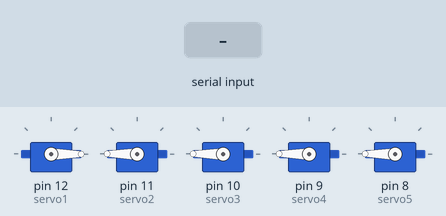
Recording of a sketch running on a simulated Arduino Uno, built with avr-gcc and run on an emulated ATmega328P. Shown: 5 × servo. The inputs (shaded band) are chosen by the test bench. What the sketch prints to the serial monitor is not drawn.

Above: at 1.2 s.
1.3 s: byte 30 received over Serial
At 1.9 s:
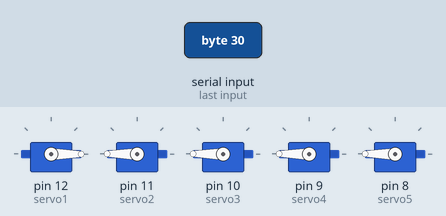
2.8 s: byte 90 received over Serial
At 3.9 s:
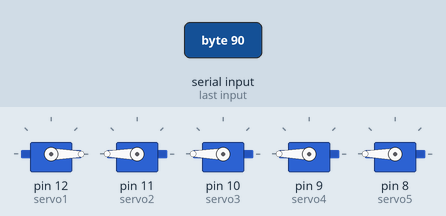
4.3 s: byte 120 received over Serial
At 4.7 s:
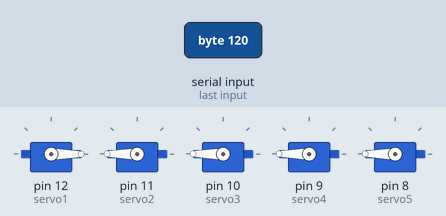
Timing chart, 0 to 7.3 s (numbered marks = the images above; inputs shaded):
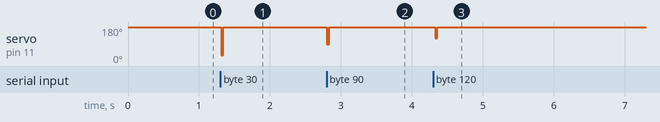

Measured:
- after the input at 1.3 s, servo on pin 11 (servo2): 180° → 30° at once, → 180° 0.03 s later
- after the input at 2.8 s, servo on pin 11 (servo2): 180° → 90° at once, → 180° 0.03 s later
- after the input at 4.3 s, servo on pin 11 (servo2): 180° → 120° at once, → 180° 0.03 s later

The sketch:

Robot_Hand_Test.ino
```cpp
#include <Servo.h>
Servo servo1;
Servo servo2;
Servo servo3;
Servo servo4;
Servo servo5;


int servoposition1 = 0;
int servoposition2 = 0;
int servoposition3 = 0;
int servoposition4 = 0;
int servoposition5 = 0;

void setup() {

Serial.begin(9600);

servo1.attach(12);
servo2.attach(11);
servo3.attach(10);
servo4.attach(9);
servo5.attach(8);
}

void loop()

{
if(Serial.available() >=5)

byte servoposition1 = Serial.read();
byte servoposition2 = Serial.read();
byte servoposition3 = Serial.read();
byte servoposition4 = Serial.read();
byte servoposition5 = Serial.read();

  servo1.write(servoposition1);
  servo2.write(servoposition2);
  servo3.write(servoposition3);
  servo4.write(servoposition4);
  servo5.write(servoposition5);

  Serial.print (servoposition1);

delay(30);
}
```
